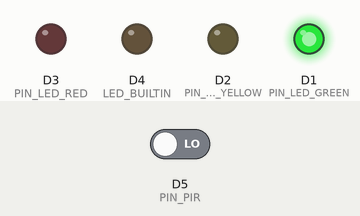
Recording of a program running on a simulated ESP8266 (Wemos D1 mini). On the bench: output pins drawn as LEDs (lit = HIGH, except the on-board LED, lit = LOW). The inputs (shaded band) are chosen by the test bench; at power-on: D5 (PIN_PIR) LOW. WiFi joins after 1.5 s; servers stay silent unless stated; what the program prints to the serial monitor is not drawn.

Above: at 2.7 s.
2.8 s: D5 (PIN_PIR) driven HIGH
At 3.1 s:
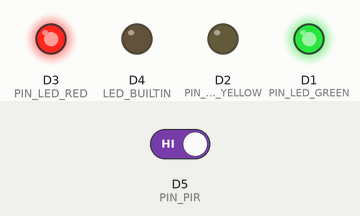
4.3 s: D5 (PIN_PIR) driven LOW
At 5.8 s:
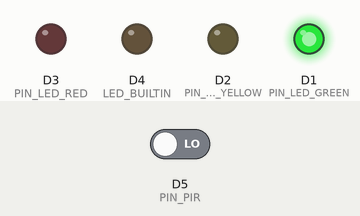
Timing chart, 0 to 7.3 s (numbered marks = the images above; inputs shaded):
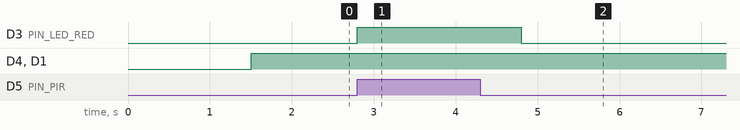

The program:

main.cpp
```cpp
// ******************************************************************
// COMP-10184
// External LED Wiring, PIR Sensor Test Program
//
// @author Mohawk College

//I, Noe Puna, 000781646, I acknowledge that this my own work and no other
// person's work has been copied without acknowledgement.

#include <Arduino.h>
#include <ESP8266WiFi.h>

// pin assignments for external LEDs
#define PIN_LED_GREEN   D1
#define PIN_LED_YELLOW  D2
#define PIN_LED_RED     D3

const char* ssid = "xxxxx";
const char* password = "xxxxx";

WiFiServer server(80);

// pin assignment for PIR input
#define PIN_PIR         D5

void setup() {
  // setup LED outputs
  pinMode(PIN_LED_GREEN, OUTPUT);
  pinMode(PIN_LED_YELLOW, OUTPUT);
  pinMode(PIN_LED_RED, OUTPUT);

  // setup PIR input
  pinMode(PIN_PIR, INPUT);

  // built-in LED
  pinMode(LED_BUILTIN, OUTPUT);

  Serial.println("Noe Puna, 000781646");

  Serial.printf("\nConnecting to %s ", ssid);
  WiFi.begin(ssid, password);
  while (WiFi.status() != WL_CONNECTED)
  {
    delay(500);
    Serial.print(".");
  }
  Serial.println(" connected");

  server.begin();
  Serial.printf("Web server started, open %s in a web browser\n",
WiFi.localIP().toString().c_str());
}

void loop() {
  // cycle through LED colours, one at a time..
  // GREEN ON
  // digitalWrite(PIN_LED_GREEN, HIGH);
  // digitalWrite(PIN_LED_YELLOW, LOW);
  // digitalWrite(PIN_LED_RED, LOW);
  // delay(200);
  // // YELLOW
  // digitalWrite(PIN_LED_GREEN, LOW);
  // digitalWrite(PIN_LED_YELLOW, HIGH);
  // digitalWrite(PIN_LED_RED, LOW);
  // delay(200);
  // // RED
  // digitalWrite(PIN_LED_GREEN, LOW);
  // digitalWrite(PIN_LED_YELLOW, LOW);
  // digitalWrite(PIN_LED_RED, HIGH);
  // delay(200);

  // echo PIR input to built-in LED OUTPUT (note: invert the sense of the PIR sensor!)
  digitalWrite(LED_BUILTIN, !digitalRead(PIN_PIR));

  while (WiFi.status() != WL_CONNECTED)
  {
    digitalWrite(PIN_LED_GREEN, LOW);
    digitalWrite(PIN_LED_YELLOW, HIGH);
  }

  while (!(WiFi.status() != WL_CONNECTED)){

  digitalWrite(PIN_LED_GREEN, HIGH);
  digitalWrite(PIN_LED_YELLOW, LOW);
  digitalWrite(PIN_LED_RED, LOW);

  // If motion detected
  if(digitalRead(PIN_PIR)){
    Serial.println("LOG: 1");
    digitalWrite(PIN_LED_RED, HIGH);
    delay(2000);
    digitalWrite(PIN_LED_RED, LOW);
  }
  }
} 
```

Measured:
- after the input at 2.8 s, D3 (PIN_LED_RED): LOW → HIGH at once
- after the input at 4.3 s, D3 (PIN_LED_RED): HIGH → LOW after 0.50 s
